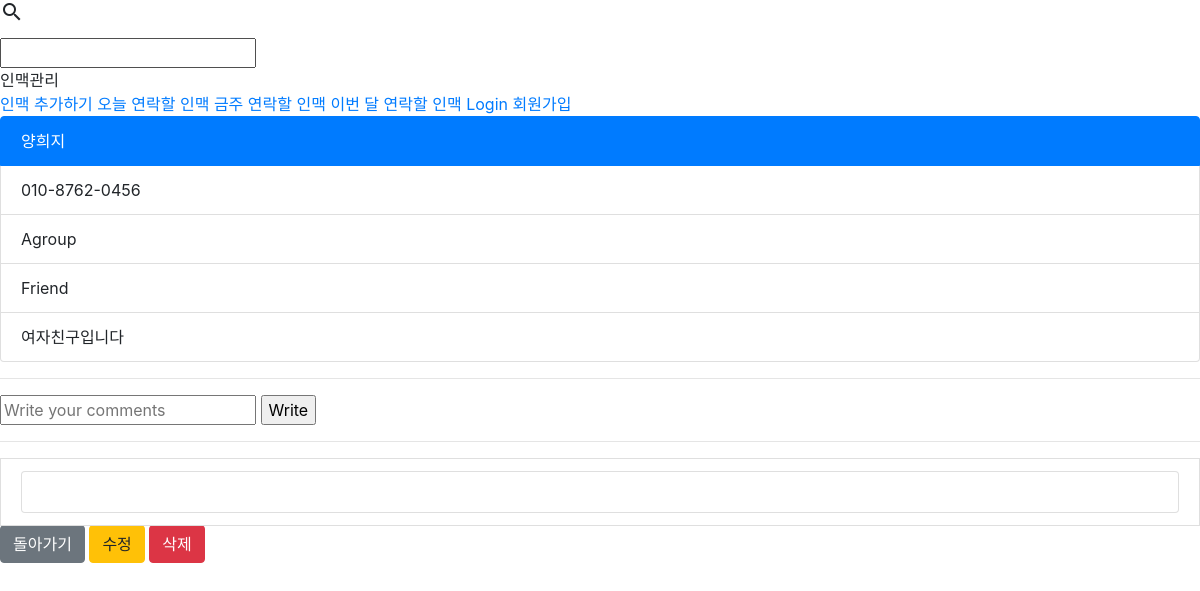
/detail/3, run on the app's committed database.
### friends/models.py (models this page shows, shortened)
class Friends(models.Model):
    friend_name = models.CharField(max_length=50)
    user = models.ForeignKey(User, on_delete=models.CASCADE, related_name='user')
    friend_mobile = models.CharField(max_length=13) #12자리만 받으려면 어떻게 해야하지?
    Agroup = "Agroup"
    Bgroup = "Bgroup"
    Cgroup = "Cgroup"
    Dgroup = "Dgroup"
    GRADE = (
        (Agroup, "A-Group"),
        (Bgroup, "B-Group"),
        (Cgroup, "C-Group"),
        (Dgroup, "D-Group"),
    )
    friend_group = models.CharField(max_length=10, choices=GRADE, default=Bgroup)
    Friend = "Friend"
    Business = "Business"
    Family = "Family"
    Another = "Another"
    RELATIONSHIP = (
        (Friend, "Friend"),
        (Business, "Business"),
        (Family, "Family"),
        (Another, "Another")
    )
    friend_relation = models.CharField(max_length=10, choices=RELATIONSHIP, default=Business)
    latest_connect = models.DateField(default=date.today)
    friend_memo = models.CharField(max_length=500)
    scheduled_connect = models.DateField(blank=True)

### friends/views.py (the view)
# urls.py: path('detail/<int:pk>', FriendDetail.as_view(), name='detail'),
class FriendDetail(DetailView):
    model = Friends
    template_name_suffix = '_detail'

### friends/templates/friends/friends_detail.html (shortened to what this page needs)
{% extends 'base.html' %}
{% block content1 %}
<ul class="list-group">
    <li class="list-group-item active">{{object.friend_name}}</li>
    <li class="list-group-item">{{object.friend_mobile}}</li>
    <li class="list-group-item">{{object.friend_group}}</li>
    <li class="list-group-item">{{object.friend_relation}}</li>
    <li class="list-group-item">{{object.friend_memo}}</li>
</ul>
<hr>
<form action="{% url 'friend:comment' object.id %}" method="POST">
    <input type="text" name="content" placeholder="Write your comments">
    <input type="submit" value="Write"/>
</form>
<hr>
<div class="list-group-item">
    <li class="list-group-item">
    </li>
</div>
<a href="{{'/'}}" class="btn btn-secondary">돌아가기</a>
<a href="{% url 'friend:update' object.id %}" class="btn btn-warning">수정</a>
<a href="{% url 'friend:delete' object.id %}" class="btn btn-danger">삭제</a>
{% endblock %}

### data on the page
Friends: friend_name "양희지", friend_mobile "010-8762-0456", friend_group "Agroup", friend_relation "Friend", friend_memo "여자친구입니다"
